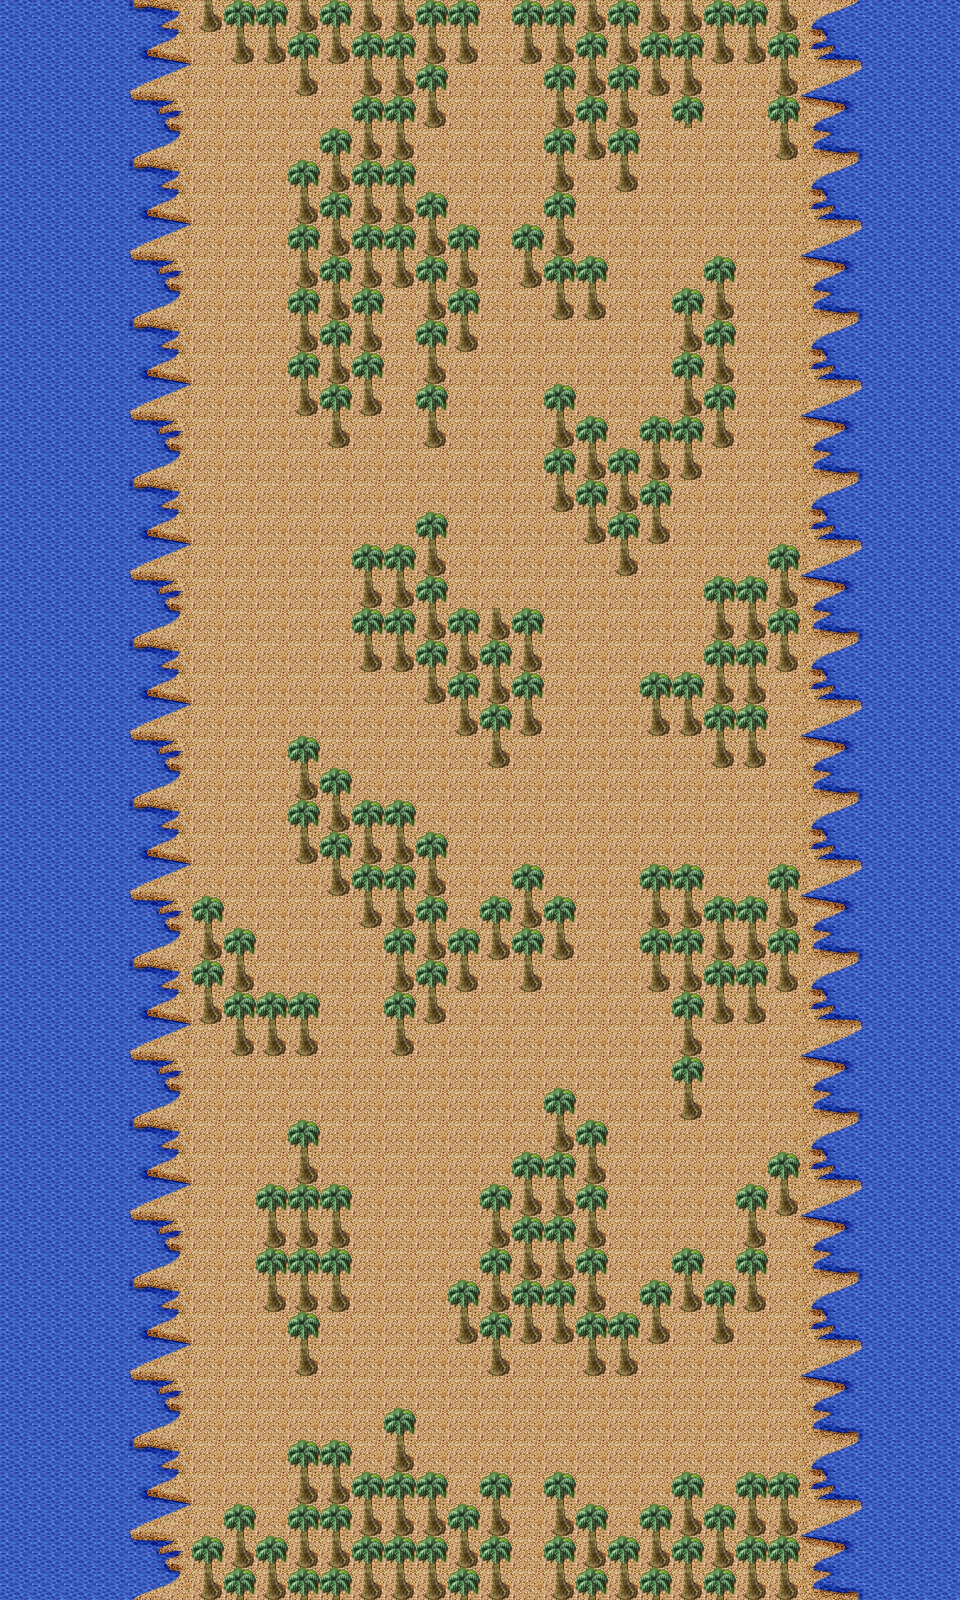

A level layout from a 2D game, rendered from its tile map. Below: a short description, then the map file with tile-grid data replaced by summaries:
An orthogonal 30x50 tile map with 32x32 px tiles, 2 tile layers (background, collision) and 15 objects (12x monsterGroup0, 3x portal).

<map version="1.0" orientation="orthogonal" width="30" height="50" tilewidth="32" tileheight="32">
 <properties>
  <property name="music" value="january" />
  <property name="name" value="Victoria Beach" />
 </properties>
 <tileset firstgid="1" name="tiles_sheet" tilewidth="32" tileheight="32">
  <image source="tiles_sheet.png" width="960" height="960" />
 </tileset>
 <layer name="background" width="30" height="50">
  <data>[1500 cells, 1500 non-empty, 17 distinct tile ids]</data>
 </layer>
 <layer name="collision" width="30" height="50">
  <data>[1500 cells, 833 non-empty, 13 distinct tile ids]</data>
 </layer>
 <objectgroup name="portal" width="30" height="50">
  <object name="0" type="portal" x="480" y="0" width="32" height="32">
   <properties>
    <property name="cutscene" value="scene6" />
    <property name="toPortal" value="3" />
    <property name="toZone" value="11" />
   </properties>
  </object>
  <object name="1" type="portal" x="512" y="1568" width="32" height="32">
   <properties>
    <property name="toPortal" value="0" />
    <property name="toZone" value="9" />
   </properties>
  </object>
  <object type="portal" x="480" y="256" width="32" height="32">
   <properties>
    <property name="cutscene" value="scene5" />
   </properties>
  </object>
 </objectgroup>
 <objectgroup name="npcs" width="30" height="50" />
 <objectgroup name="monsters" width="30" height="50">
  <object name="monsterGroup0" x="352" y="768" width="33" height="33">
   <properties>
    <property name="battleMapID" value="0" />
    <property name="groupID" value="0" />
    <property name="level" value="1" />
    <property name="monsters" value="Shield1,Axe2" />
   </properties>
  </object>
  <object name="monsterGroup0" x="768" y="672" width="33" height="33">
   <properties>
    <property name="battleMapID" value="0" />
    <property name="groupID" value="0" />
    <property name="level" value="1" />
    <property name="monsters" value="Dustling2,Axe2" />
   </properties>
  </object>
  <object name="monsterGroup0" x="608" y="384" width="33" height="33">
   <properties>
    <property name="battleMapID" value="12" />
    <property name="groupID" value="0" />
    <property name="level" value="1" />
    <property name="monsters" value="Herman0,Dustling2,Dustling2,Dustling2,Dustling2" />
   </properties>
  </object>
  <object name="monsterGroup0" x="608" y="832" width="33" height="33">
   <properties>
    <property name="battleMapID" value="0" />
    <property name="groupID" value="0" />
    <property name="level" value="1" />
    <property name="monsters" value="Vagrant2,Axe2,Axe2" />
   </properties>
  </object>
  <object name="monsterGroup0" x="785" y="1024" width="33" height="33">
   <properties>
    <property name="battleMapID" value="0" />
    <property name="groupID" value="0" />
    <property name="level" value="1" />
    <property name="monsters" value="Axe2,Axe2,Axe2,Shield1" />
   </properties>
  </object>
  <object name="monsterGroup0" x="704" y="64" width="33" height="33">
   <properties>
    <property name="battleMapID" value="0" />
    <property name="groupID" value="0" />
    <property name="level" value="1" />
    <property name="monsters" value="Shield1,Ogre1" />
   </properties>
  </object>
  <object name="monsterGroup0" x="256" y="64" width="33" height="33">
   <properties>
    <property name="battleMapID" value="0" />
    <property name="groupID" value="0" />
    <property name="level" value="1" />
    <property name="monsters" value="Dustling2,Dustling2,Axe2,Vagrant2" />
   </properties>
  </object>
  <object name="monsterGroup0" x="224" y="352" width="33" height="33">
   <properties>
    <property name="battleMapID" value="12" />
    <property name="groupID" value="0" />
    <property name="level" value="1" />
    <property name="monsters" value="Vagrant2,Herman0,Herman0" />
   </properties>
  </object>
  <object name="monsterGroup0" x="448" y="576" width="33" height="33">
   <properties>
    <property name="battleMapID" value="0" />
    <property name="groupID" value="0" />
    <property name="level" value="1" />
    <property name="monsters" value="Ogre1,Shield1" />
   </properties>
  </object>
  <object name="monsterGroup0" x="256" y="1152" width="33" height="33">
   <properties>
    <property name="battleMapID" value="0" />
    <property name="groupID" value="0" />
    <property name="level" value="1" />
    <property name="monsters" value="Caracal0" />
   </properties>
  </object>
  <object name="monsterGroup0" x="768" y="480" width="33" height="33">
   <properties>
    <property name="battleMapID" value="0" />
    <property name="groupID" value="0" />
    <property name="level" value="1" />
    <property name="monsters" value="Ogre1" />
   </properties>
  </object>
  <object name="monsterGroup0" x="480" y="256" width="33" height="33">
   <properties>
    <property name="battleMapID" value="0" />
    <property name="groupID" value="0" />
    <property name="level" value="0" />
    <property name="monsters" value="Vega" />
   </properties>
  </object>
 </objectgroup>
</map>